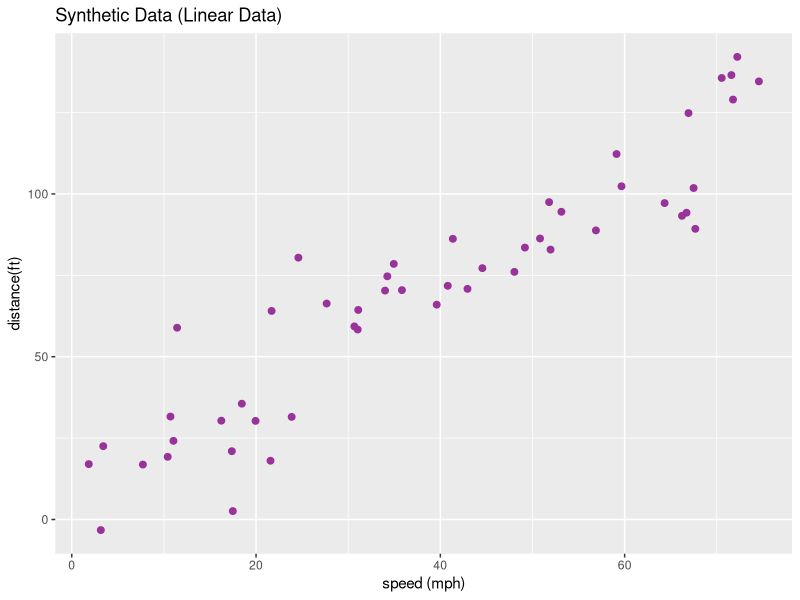
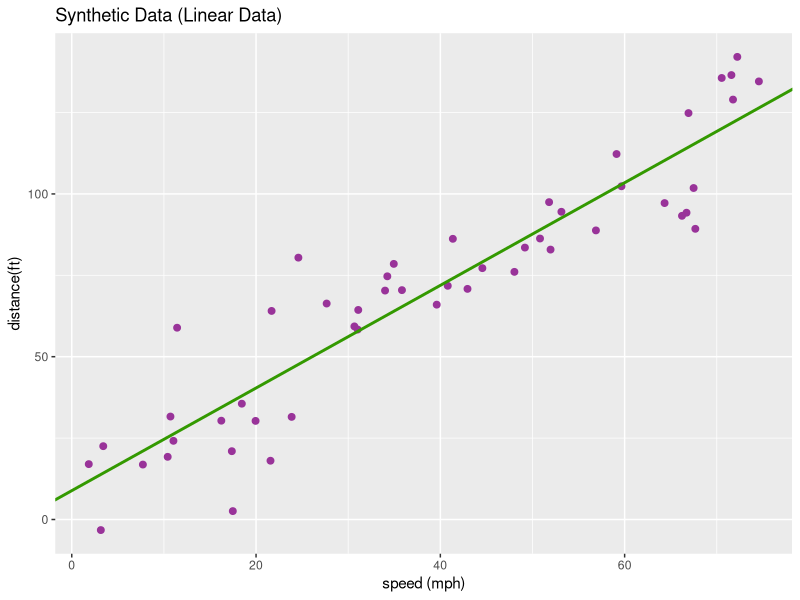

Here is the R script that generated these plots, in order: (Note: this script raises an error after producing the figures.)
# EDA-MOD-Linear.R
#
# Purpose:  A Bioinformatics Course:
#              R code accompanying the EDA-MOD-Linear unit.
#
# Version:  0.1
#
# Date:     2017  12  05
# Author:   Vicky Lu (vicky.lu@mail.utoronto.ca)
#
# Versions:
#           0.1    Template of Linear Regression
#           0.2    Initial Version
#           0.3    Final Version

#
# License:  GPL-3  https://www.gnu.org/licenses/gpl-3.0.en.html
#
#
# == DO NOT SIMPLY  source()  THIS FILE! =======================================
#
# If there are portions you don't understand, use R's help system, Google for an
# answer, or ask your instructor. Don't continue if you don't understand what's
# going on. That's not how it works ...
#
# ==============================================================================

# We will download ggplot2 that is similar to R's plotting system plot().
# This library will be used to display the models.

if (!require(ggplot2, quietly=TRUE)) {
  install.packages("ggplot2")
  library(ggplot2)
}

# We will also download this library gridExtra to perform grids on
# models.
library(gridExtra)


# ====================================================================
# Part 1: Simple Linear Regression
# ====================================================================

# Linear regression is used to see if the values in the response variable y
# can be predicted to change systematically with the predictor variable x.
# The simple linear regression model is in the form Y = B_0 + B_1 X_i + e
# where Y is the response variable, B_0 is the intercept, B_1 is the slope
# coefficient, and e is the error term in wchich every observed value has
# around the predicted regression line.

sampleSize <- 50
set.seed(123)
# Generate random uniformed x values in the interval (min, max)
x <- runif(sampleSize, min=0, max=75)

# Generate hypothetical y values according to a simple linear equation
y <- 1.5 * x + 1
# Add errors to the y value by adding normalized value with a mean and standard deviation
y <- y + rnorm(sampleSize, mean=10, sd=15)

# Let's see the generated data.
# Store in a data frame so we can plot it
dataDf <- data.frame(x=x, y=y)

linearPlot <- ggplot(dataDf, aes(x, y)) +
  geom_point(colour="dodgerblue",alpha=0.75) +
  geom_point(aes(x=x, y=y), size=2, colour="#993399") +
  xlab("speed (mph)") + ylab("distance(ft)") +
  ggtitle("Synthetic Data (Linear Data)")
print(linearPlot)


# Just by looking at the plot, do you think there is a relationship between
# these variables?
# ...
# Yes there seems to be some sort of increase in the Y variables as X increases
# As a whole the data kind of point upwards

# R has a linear model function that constructs the linear model
# Save it to a variable so that we could use in subsequent calculations
# without having to retype the entire lm() function.
fit1<- lm(y~x)
fit1
# Let's plot our regression line in our model

linearPlot + geom_abline(intercept=coef(fit1)[1], slope=coef(fit1)[2], size=1, colour = "#339900")

save(linearPlot, file = "/tmp/simple.rda")


# In R, the X in the summary of coefficients is the slope.
# Here you see the intercept (B_0) is 8.865 and the slope (we call it B_1) is 1.576
# You could see that for each increment of X there is almost a corresponding
# increase in Y.
# The regression line describes the global trend in the data pretty well
# Is this significant?
# We want to first check if the assumptions are satisfied.

# ==========
# Part 1.1 Checking Assumptions
# ===========

# To observe linearity let's plot residuals vs. predictor
# Grabbing the residuals to res
res <- resid(lm(fit1))
res

# Now let's plot the residuals and predictor to help examine whether the
# linear model is appropriate or not
plot(res~x)
cor(res,x) # -3.405849e-16
# The residuals are not correlated with the predicted values, therefore it is homoscedastic.
# It looks like it is scattered randomly. We could say that it is appropriate.

# Let's observe multivariate normality.
# R provides a series of four plots to look at when you plot a variable
# specified by lm().
# Using this command plot(model name)
par(mfrow = c(1,2))
plot(fit1, which=c(1,2))

# The first plot is Residuals vs Fitted. It is randomly scattered and therefore it is
# not heteroscedastic.
# If it was a U shape then there is curvilinear shape and linearity is not met
# If it has a cone shape, then constant variance of the regression analysis is not met
# Here it shows that the residuals are distributed evenly around the 0.

# The second plot is Normal Q-Q (standardized residuals vs theoretical qunatiles lm(y~x))
# It is used to check for normality of the residuals. It shows that the residuals are
# the values of a normal distribution, therefore it is normally distributed.
# It may not be necessary to improve the regression model.

# We could reproduce the first:
lo2 <- loess(resid(fit1) ~ fitted(fit1), degree = 1, span=0.8)
plot(fitted(fit1), resid(fit1))
lines(fitted(fit1), predict(lo2), col='red', lwd=2)
abline(a=0, b=0, lty=2)

# Overall, it shows that it is a good fit.


# ==============
# Part 1.2 Analyze and Interpret Simple Linear Regression
# ==============

# We good take a look at the correlation of our data points.
cor(x,y) # 0.92
# Wow it seems like the two variables have a high correlation with each other.
# We could come up with an equation for our model.
# What is our line of best fit equation?

# To see in more details there is a function that we could use called summary
summary(fit1)

# The intercept (B_0) is 8.8647 and the slope (we call it B_1) is 1.5763
# Therefore, our line of best fit equation that determines our model is
# y = 8.8647 + 1.5763x

# The summary here shows the coefficient of determination is 0.8615. The two variables
# are approximately 86% associated and that we could correctly predict the y value given
# the x value.

# The F-statistic shows a p-value of 2.2e-16 which is less than 0.05. This means
# that the model using the predictors did a good job of predicting
# the outcome variable and that there is a signficiant relationship between
# the set of predictors and the dependent variable.

# Overall it seems like the regression line is significant.



# ===================================================================
# Part 2: Data Transformation
# ===================================================================
# Source(http://sia.webpopix.org/polynomialRegression1.html by March Lavielle)

# If you come across a model such as the example data below
# that violates the assumption of being homoscedasticty, you may want
# to do a data transformation.

sampleSize <- 50
set.seed(123)
x2 <- seq(sampleSize)
y2<- rnorm(sampleSize, 25 + 14*x2^(-0.2), 1)
dataDf <- data.frame(x=x2, y=y2)
linearPlot2 <- ggplot(dataDf, aes(x, y)) +
  geom_point(colour="dodgerblue",alpha=0.75) +
  geom_point(aes(x=x, y=y), size=2, colour="#993399") +
  xlab("speed (mph)") + ylab("distance(ft)") +
  ggtitle("Synthetic Data (Linear Data)")
print(linearPlot2)
fit2 <- lm(y2~x2)
linearPlot2 + geom_abline(intercept=coef(fit2)[1], slope=coef(fit2)[2], size=1, colour = "#339900")
plot(fit2,which=c(1))

# Here in this Residuals vs Fitted plot, you see this U shape, therefore linearity is
# not met.

# We will do a log 10 based transformation
# we will continue using the data points from above.

plot1 <- linearPlot2 + scale_x_log10()
plot2 <- linearPlot2 + scale_y_log10()
grid.arrange(plot1, plot2, nrow=1)

# If it still doesn't show much of a linear trend.
# Try log-log transformation.

print(linearPlot2 + scale_x_log10() + scale_y_log10() )

# This looks much better!

fit2.log <- lm(log(y2) ~ log(x2))
summary(fit2.log)
# The model now explains %73 of the (transformed) data.






# =====================================================================
# Part 3: Multiple Linear Regression
# =====================================================================
# Let's look at multiple variates.

# There could be other factors predictor variables that could explain
# the response variable
# Multiple Regression has a linear model with the form
# y_i = B_0 + B_1X_1 + B_2X_2 + ... + B_kX_k + e_l
# where there is k different predictor variables, each of which contributing
# to the observed value in y.

testMarks <- c(4, 30, 15, 80, 75, 85, 55, 58, 63, 72)
studyHours <- 1:10
noiseLevel <- c(100, 80, 85, 20, 25, 15, 50, 50, 30, 90)
plot(testMarks~studyHours, xlab="Studying time (hrs)", ylab="Test mark (%)",
     bty="n", col="red", pch=19,ylim=c(0,100), xlim=c(0,15))
plot(testMarks~noiseLevel, xlab="Noise Level (%)", ylab="Test mark (%)",
     bty="n", col="red", pch=19,ylim=c(0,100), xlim=c(0,100))
cbind(testMarks, studyHours, noiseLevel)

# Creating our linear model using the notation lm(Y~X1+X2)
fit3 <- lm(testMarks ~ studyHours + noiseLevel)
summary(fit3)

# Here we see an R squared of 0.8139, which says approximately
# 81% of variation in test marks can be explained by our model (study hours and noise level)
# It says that each correlation coefficient gives a measure that describes
# the association between the two variables say study hours and testmarks
# without taking into account other predictors.

# The F-statistic shows that it is 15.31 and p value of 0.002779.
# This tests the null hypothesis that all model coefficients, study hours, and noise level
# are 0.
# The residual standard error is 13.73. This shows how much the test marks deviate from the
# predicted or fitted test marks.
# The intercept of 62.5067 is the estimated mean Y value when all Xs are 0. That means
# this is the estimated mean test mark for someone with study hours and noise level of 0.
# This doesn't seem meaningful at all realistically.
# Let's try centering study hours and noise level.


# We see that the slope for study hours is 4.1397 which is the effect of study hours on
# our test marks adjusting or controlling for noise level. We associate an increase of
# one hour of studying time with an increase of 4.1397 in our marks on the test adjusting
# or controlling noise level.
# Same reasoning for the noise level.


# We want to calculate Pearson's correlation between study hours and noise level.
cor(studyHours, noiseLevel, method="pearson")
# The collinearity between study hours and noise elvel means that we should not directly
# interpet the slope, as the effect of its feature on test marks adjusting the other feature.

# The correlation is very low suggesting that the two predictors are not bounded together.


# Create the confidence intervals for the model coeifficients
confint(fit3, conf.level=0.95)
# Estimated slope of studyHours is 4.1 , we're 95% cofnfident the true slope is between
# 0.38 and 7.89.

plot(fit3)
# In the residuals vs fitted plot, it looks like the relationship between study hours, noise level
# and test marks is not linear.


# ============
# Part 3.1 Checking Assumptions
# =============

# Let's plot a scatterplot for studyhours and testmarks
plot(studyHours, testMarks)
model1 <- lm(testMarks ~ studyHours)
summary(model1)
abline(model1)
# regression line is the predicted or fitted y value or a mean of y given x
# In our summary we see that our size error is 22.66.


plot(model1, which=c(1))
# it shows a hat indicating that it is violating the linearity assumption.
# There is curviture.

# Let's look at noise levels and test marks
plot(noiseLevel, testMarks)
model2 <- lm(noiseLevel ~ studyHours)
summary(model2)

plot(model1, which=c(1))

###########################################################




#
# [END]

